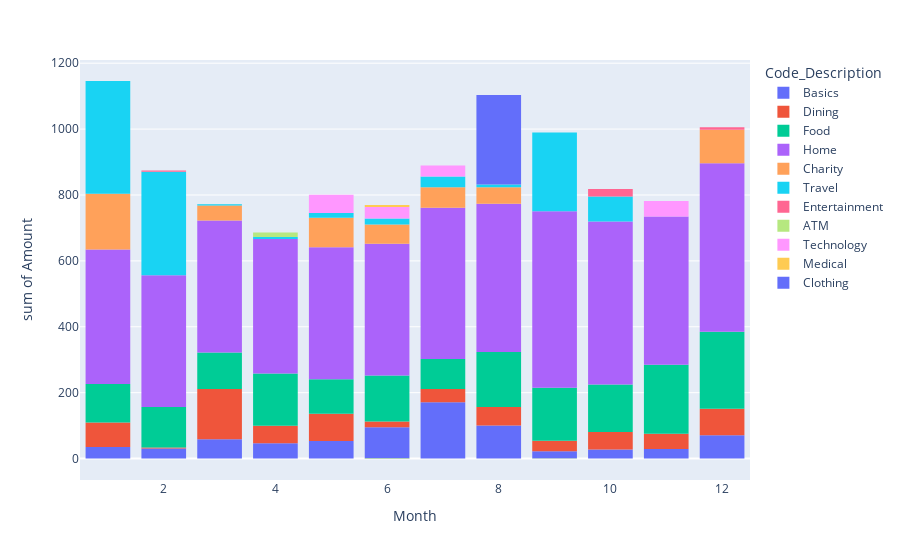

The notebook cell this image was saved under:
### Markdown cell above
Here's a similar chart that visualizes monthly expenses by code rather than by subcode.

One benefit of Plotly is that it makes filtering charts pretty easy. Suppose that you want to see what your monthly expenses look like without certain discretionary categories (such as travel and dining out). On the HTML version of this chart, you can simply click on the 'Dining' and 'Travel' categories to exclude them. The chart will then update to display only your non-dining and non-travel expenses.

### Code cell
fig_monthly_spending_by_selected_codes = px.histogram(df_expenses_by_selected_subcodes_by_month, x = 'Month', y = 'Amount', color = 'Code_Description', histfunc = 'sum')
# See https://plotly.com/python/histograms/ . I created a histogram instead 
# of a bar chart here in order to eliminate the lines in between different
# subcodes, which can be distracting.
fig_monthly_spending_by_selected_codes.update_layout(bargroupgap = 0.2)
fig_monthly_spending_by_selected_codes.write_html(chart_data_folder + '\\fig_monthly_spending_by_selected_codes.html') 
fig_monthly_spending_by_selected_codes.show()

### Figure 1 — Plotly figure (JSON) as saved in the notebook; plotly's stock layout.template omitted (floating-point values rounded to 4 significant figures)
{"data": [{"alignmentgroup": "True", "bingroup": "x", "histfunc": "sum", "hovertemplate": "Code_Description=Basics<br>Month=%{x}<br>sum of Amount=%{y}<extra></extra>", "legendgroup": "Basics", "marker": {"color": "#636efa", "pattern": {"shape": ""}}, "name": "Basics", "offsetgroup": "Basics", "orientation": "v", "showlegend": true, "type": "histogram", "x": [1, 1, 2, 2, 3, 3, 4, 4, 4, 4, 5, 5, 6, 6, 7, 7, 7, 7, 8, 8, 8, 9, 9, 10, 11, 11, 11, 11, 12, 12], "xaxis": "x", "y": [21.68, 13.75, 5.92, 24.75, 23.25, 35.75, 9.4, 9.04, 9.03, 19.25, 14.5, 39.14, 62.36, 33, 0.12, 14.3, 120.9, 35.75, 22.68, 49.82, 27.5, 5.61, 16.5, 27.5, 11.77, -15.84, 22, 11.28, 30.54, 40.38], "yaxis": "y"}, {"alignmentgroup": "True", "bingroup": "x", "histfunc": "sum", "hovertemplate": "Code_Description=Dining<br>Month=%{x}<br>sum of Amount=%{y}<extra></extra>", "legendgroup": "Dining", "marker": {"color": "#EF553B", "pattern": {"shape": ""}}, "name": "Dining", "offsetgroup": "Dining", "orientation": "v", "showlegend": true, "type": "histogram", "x": [1, 2, 3, 4, 5, 6, 7, 8, 9, 10, 11, 12], "xaxis": "x", "y": [74.33, 2.65, 152.2, 52.87, 82.03, 16.77, 40.14, 56.87, 31.74, 52.93, 46.2, 80.65], "yaxis": "y"}, {"alignmentgroup": "True", "bingroup": "x", "histfunc": "sum", "hovertemplate": "Code_Description=Food<br>Month=%{x}<br>sum of Amount=%{y}<extra></extra>", "legendgroup": "Food", "marker": {"color": "#00cc96", "pattern": {"shape": ""}}, "name": "Food", "offsetgroup": "Food", "orientation": "v", "showlegend": true, "type": "histogram", "x": [1, 2, 3, 3, 4, 4, 5, 5, 6, 7, 7, 8, 9, 9, 10, 10, 11, 11, 12, 12, 12], "xaxis": "x", "y": [116.9, 123.1, 110.2, 0.78, 157.1, 1.73, 105.1, 0.28, 140.2, 89.83, 0.96, 166.8, 157.3, 3.71, 143.4, 0.58, 5.81, 203.3, 4.73, 227.4, 1.57], "yaxis": "y"}, {"alignmentgroup": "True", "bingroup": "x", "histfunc": "sum", "hovertemplate": "Code_Description=Home<br>Month=%{x}<br>sum of Amount=%{y}<extra></extra>", "legendgroup": "Home", "marker": {"color": "#ab63fa", "pattern": {"shape": ""}}, "name": "Home", "offsetgroup": "Home", "orientation": "v", "showlegend": true, "type": "histogram", "x": [1, 1, 2, 3, 4, 4, 5, 6, 7, 7, 8, 9, 9, 10, 10, 11, 12, 12, 12], "xaxis": "x", "y": [8.29, 400, 400, 400, 7.75, 400, 400, 400, 8.9, 450, 450, 86.06, 450, 44.69, 450, 450, 48.39, 12.52, 450], "yaxis": "y"}, {"alignmentgroup": "True", "bingroup": "x", "histfunc": "sum", "hovertemplate": "Code_Description=Charity<br>Month=%{x}<br>sum of Amount=%{y}<extra></extra>", "legendgroup": "Charity", "marker": {"color": "#FFA15A", "pattern": {"shape": ""}}, "name": "Charity", "offsetgroup": "Charity", "orientation": "v", "showlegend": true, "type": "histogram", "x": [1, 1, 3, 5, 6, 7, 8, 12], "xaxis": "x", "y": [20, 149.0, 45.96, 90.17, 57.84, 62.23, 49.66, 101.5], "yaxis": "y"}, {"alignmentgroup": "True", "bingroup": "x", "histfunc": "sum", "hovertemplate": "Code_Description=Travel<br>Month=%{x}<br>sum of Amount=%{y}<extra></extra>", "legendgroup": "Travel", "marker": {"color": "#19d3f3", "pattern": {"shape": ""}}, "name": "Travel", "offsetgroup": "Travel", "orientation": "v", "showlegend": true, "type": "histogram", "x": [1, 1, 2, 2, 3, 4, 4, 5, 5, 6, 7, 7, 7, 8, 9, 10, 10, 10], "xaxis": "x", "y": [209.7, 132.3, 302.6, 11.59, 3.64, 4.52, 1.78, 4.56, 9.55, 18.21, 5.5, 21.95, 5.87, 8.22, 238.5, 2.41, 19.05, 55.01], "yaxis": "y"}, {"alignmentgroup": "True", "bingroup": "x", "histfunc": "sum", "hovertemplate": "Code_Description=Entertainment<br>Month=%{x}<br>sum of Amount=%{y}<extra></extra>", "legendgroup": "Entertainment", "marker": {"color": "#FF6692", "pattern": {"shape": ""}}, "name": "Entertainment", "offsetgroup": "Entertainment", "orientation": "v", "showlegend": true, "type": "histogram", "x": [2, 10, 12], "xaxis": "x", "y": [4, 22.32, 8], "yaxis": "y"}, {"alignmentgroup": "True", "bingroup": "x", "histfunc": "sum", "hovertemplate": "Code_Description=ATM<br>Month=%{x}<br>sum of Amount=%{y}<extra></extra>", "legendgroup": "ATM", "marker": {"color": "#B6E880", "pattern": {"shape": ""}}, "name": "ATM", "offsetgroup": "ATM", "orientation": "v", "showlegend": true, "type": "histogram", "x": [4, 6, 9], "xaxis": "x", "y": [13.5, -1.31, -0.52], "yaxis": "y"}, {"alignmentgroup": "True", "bingroup": "x", "histfunc": "sum", "hovertemplate": "Code_Description=Technology<br>Month=%{x}<br>sum of Amount=%{y}<extra></extra>", "legendgroup": "Technology", "marker": {"color": "#FF97FF", "pattern": {"shape": ""}}, "name": "Technology", "offsetgroup": "Technology", "orientation": "v", "showlegend": true, "type": "histogram", "x": [5, 6, 7, 11], "xaxis": "x", "y": [55.03, 35.41, 32.68, 47.54], "yaxis": "y"}, {"alignmentgroup": "True", "bingroup": "x", "histfunc": "sum", "hovertemplate": "Code_Description=Medical<br>Month=%{x}<br>sum of Amount=%{y}<extra></extra>", "legendgroup": "Medical", "marker": {"color": "#FECB52", "pattern": {"shape": ""}}, "name": "Medical", "offsetgroup": "Medical", "orientation": "v", "showlegend": true, "type": "histogram", "x": [6], "xaxis": "x", "y": [6.12], "yaxis": "y"}, {"alignmentgroup": "True", "bingroup": "x", "histfunc": "sum", "hovertemplate": "Code_Description=Clothing<br>Month=%{x}<br>sum of Amount=%{y}<extra></extra>", "legendgroup": "Clothing", "marker": {"color": "#636efa", "pattern": {"shape": ""}}, "name": "Clothing", "offsetgroup": "Clothing", "orientation": "v", "showlegend": true, "type": "histogram", "x": [8], "xaxis": "x", "y": [272.1], "yaxis": "y"}], "layout": {"bargroupgap": 0.2, "barmode": "relative", "legend": {"title": {"text": "Code_Description"}, "tracegroupgap": 0}, "margin": {"t": 60}, "xaxis": {"anchor": "y", "domain": [0, 1], "title": {"text": "Month"}}, "yaxis": {"anchor": "x", "domain": [0, 1], "title": {"text": "sum of Amount"}}}}
